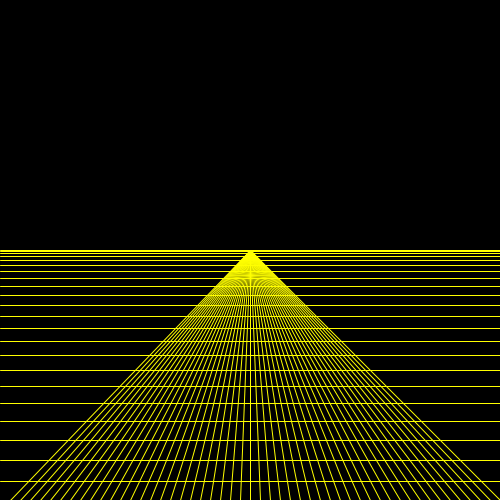
Frame 1 (no input)
Frame 60 (the mouse pressed at the canvas centre just before this capture): identical to frame 1, image omitted
Frame 120 (the mouse held since frame 60 and released just before this capture): identical to frame 1, image omitted

The Processing sketch that drew this single still picture (run headless with seeded random() and noise(); from frame 60 on, the mouse is pressed at the canvas centre):

// Processing sketch: while_loop_exercise_2
// ── while_loop_exercise_2.pde
void setup(){
  size(500,500);
}

void draw(){
  background(0);
  
  
  int line2Y = height/2;
  int gap = 1;
  
  while(line2Y <= height){
    stroke(255,255,0);
    line(0,line2Y,width,line2Y);
   
    line2Y+= gap;
    gap++;
  }
  
  int line1X = 10;
  while(line1X <= width){   
     stroke(255,255,0); 
    line(width/2,height/2,line1X,height);
    line1X+=10;
  }
  
  
}
